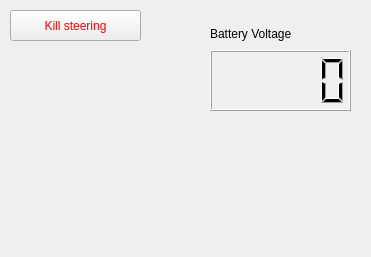
<?xml version="1.0" encoding="UTF-8"?>
<ui version="4.0">
 <class>Plugin</class>
 <widget class="QWidget" name="Plugin">
  <property name="geometry">
   <rect>
    <x>0</x>
    <y>0</y>
    <width>371</width>
    <height>257</height>
   </rect>
  </property>
  <property name="windowTitle">
   <string>Form</string>
  </property>
  <widget class="QPushButton" name="ButtonKillnode">
   <property name="geometry">
    <rect>
     <x>10</x>
     <y>10</y>
     <width>131</width>
     <height>31</height>
    </rect>
   </property>
   <property name="autoFillBackground">
    <bool>false</bool>
   </property>
   <property name="styleSheet">
    <string notr="true">QPushButton { color: red }</string>
   </property>
   <property name="text">
    <string>Kill steering</string>
   </property>
   <property name="default">
    <bool>false</bool>
   </property>
  </widget>
  <widget class="QLCDNumber" name="BatteryPanel">
   <property name="geometry">
    <rect>
     <x>210</x>
     <y>50</y>
     <width>141</width>
     <height>61</height>
    </rect>
   </property>
  </widget>
  <widget class="QLabel" name="BatteryLabel">
   <property name="geometry">
    <rect>
     <x>210</x>
     <y>20</y>
     <width>141</width>
     <height>27</height>
    </rect>
   </property>
   <property name="text">
    <string>Battery Voltage</string>
   </property>
  </widget>
 </widget>
 <resources/>
 <connections/>
</ui>
